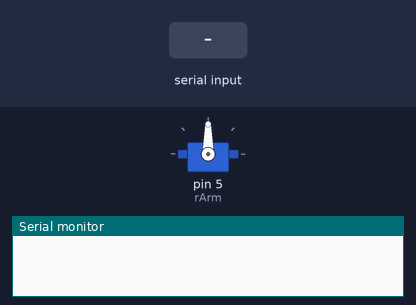
The sketch below on a simulated Arduino Uno, built with avr-gcc and run on an emulated ATmega328P. Shown: servo, the last lines printed to the serial monitor. The test bench sets the inputs (shaded band).

Above: at 1.2 s.
1.3 s: "i" received over Serial
At 2.0 s:
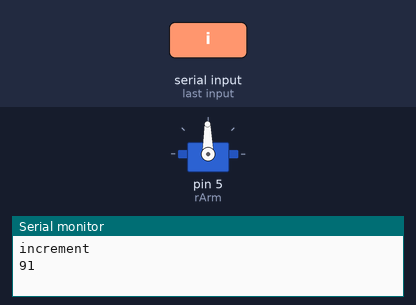
2.8 s: "l" received over Serial
At 3.1 s:
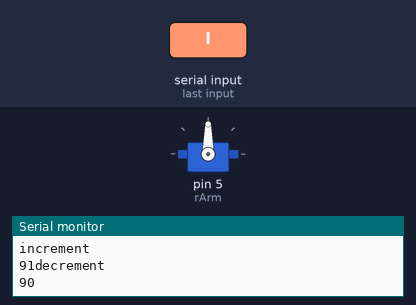
Timing chart, 0 to 5.8 s (numbered marks = the images above; inputs shaded):
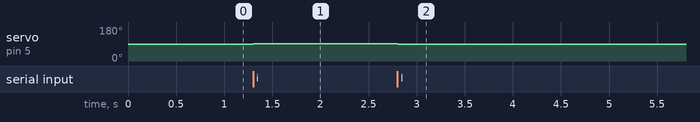

Measured:
- after the input at 1.3 s, servo on pin 5 (rArm): 90° → 91° at once
- after the input at 2.8 s, servo on pin 5 (rArm): 91° → 90° at once

The sketch:

tuneServoPos.ino
```cpp
#include <VarSpeedServo.h>

VarSpeedServo rArm;

int pos = 90; //stores servo position; set at neutral = 90 deg

void setup(){
    Serial.begin(9600);
    rArm.attach(5);
    rArm.write(90,255,true);

}

void loop() {
    if (Serial.available() > 0){
        int inByte = Serial.read();

        switch(inByte){
        case 'i':
            pos +=1;
            Serial.println("increment");
            break;
        case 'l':
            pos -=1;
            Serial.println("decrement");
            break;
        default:
            pos = 90;
            Serial.println("neutral");
        }
        rArm.write(pos);
        Serial.print(pos);
    }
}
```
